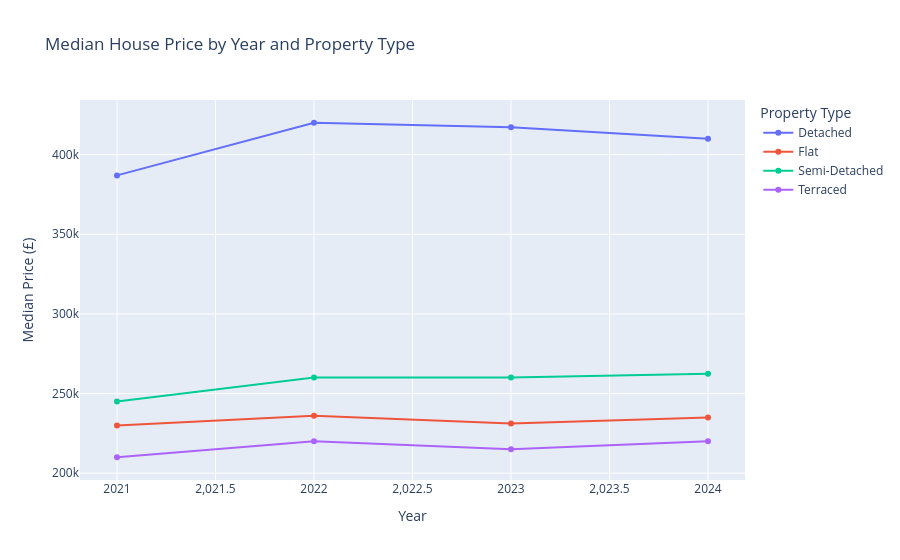

Here is the notebook cell this chart was saved with:
### Code cell
fig = px.line(
    house_price_summary,
    x="year",
    y="median_price",
    color="property_type",
    markers=True,
    title="Median House Price by Year and Property Type",
    labels={"year": "Year", "median_price": "Median Price (£)", "property_type": "Property Type"},
)
fig.show()

### Figure 1 — Plotly figure (JSON) as saved in the notebook; plotly's stock layout.template omitted (floating-point values rounded to 4 significant figures)
{"data": [{"hovertemplate": "Property Type=Detached<br>Year=%{x}<br>Median Price (£)=%{y}<extra></extra>", "legendgroup": "Detached", "line": {"color": "#636efa", "dash": "solid"}, "marker": {"symbol": "circle"}, "mode": "lines+markers", "name": "Detached", "orientation": "v", "showlegend": true, "type": "scatter", "x": [2021, 2022, 2023, 2024], "xaxis": "x", "y": [387000.0, 420000.0, 417100.0, 410000.0], "yaxis": "y"}, {"hovertemplate": "Property Type=Flat<br>Year=%{x}<br>Median Price (£)=%{y}<extra></extra>", "legendgroup": "Flat", "line": {"color": "#EF553B", "dash": "solid"}, "marker": {"symbol": "circle"}, "mode": "lines+markers", "name": "Flat", "orientation": "v", "showlegend": true, "type": "scatter", "x": [2021, 2022, 2023, 2024], "xaxis": "x", "y": [230000.0, 236000.0, 231200.0, 235000.0], "yaxis": "y"}, {"hovertemplate": "Property Type=Semi-Detached<br>Year=%{x}<br>Median Price (£)=%{y}<extra></extra>", "legendgroup": "Semi-Detached", "line": {"color": "#00cc96", "dash": "solid"}, "marker": {"symbol": "circle"}, "mode": "lines+markers", "name": "Semi-Detached", "orientation": "v", "showlegend": true, "type": "scatter", "x": [2021, 2022, 2023, 2024], "xaxis": "x", "y": [245000.0, 260000.0, 260000.0, 262500.0], "yaxis": "y"}, {"hovertemplate": "Property Type=Terraced<br>Year=%{x}<br>Median Price (£)=%{y}<extra></extra>", "legendgroup": "Terraced", "line": {"color": "#ab63fa", "dash": "solid"}, "marker": {"symbol": "circle"}, "mode": "lines+markers", "name": "Terraced", "orientation": "v", "showlegend": true, "type": "scatter", "x": [2021, 2022, 2023, 2024], "xaxis": "x", "y": [210000.0, 220000.0, 215000.0, 220000.0], "yaxis": "y"}], "layout": {"legend": {"title": {"text": "Property Type"}, "tracegroupgap": 0}, "title": {"text": "Median House Price by Year and Property Type"}, "xaxis": {"anchor": "y", "domain": [0, 1], "title": {"text": "Year"}}, "yaxis": {"anchor": "x", "domain": [0, 1], "title": {"text": "Median Price (£)"}}}}
